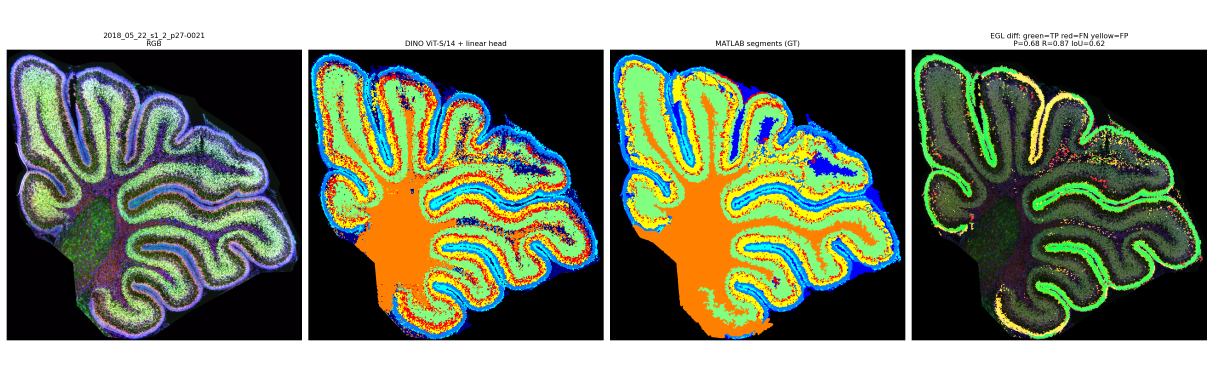
%> input picture python/dino/viz_all/2018_05_22_s1_2_p27-0021_dino_compare.png, 3640 x 1170 px (shown at 1/3 size)
$ octave --eval "result = cerebellum_egl('python/dino/viz_all/2018_05_22_s1_2_p27-0021_dino_compare.png');"   (GNU Octave 9; MATLAB toolbox functions it lacks are replaced by stand-ins)
%> lines starting %> are read from the running program, lines starting %| are printed output that depends on the picture
function egl = cerebellum_egl(dapi)


Is = imread(dapi);
%> Is is the input picture: size 1170x3640x3 uint8; mean R, G, B 122, 129.9, 109.6
%Is = rgb2gray(I);
I = imgaussfilt(Is,4);
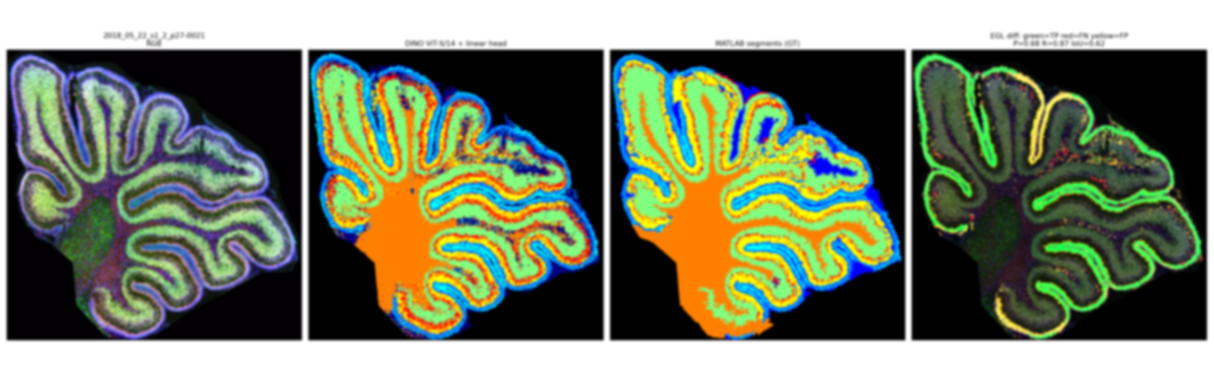
%> I: size 1170x3640x3 uint8 (shown at 1/3 size); mean R, G, B 122, 129.9, 109.6; mean of the top-left, top-right, bottom-left and bottom-right quarters 125, 117, 123.9, 116
h = fspecial('log', [20 20], 0.3);
I = imfilter(I,h,'replicate');
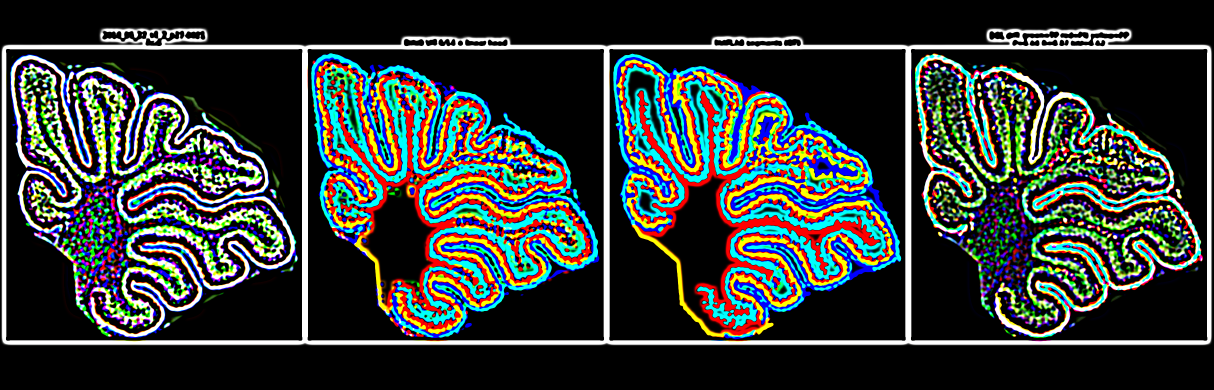
%> I: size 1170x3640x3 uint8 (shown at 1/3 size); mean R, G, B 52, 58.5, 55.9
%test = edge(I,'prewitt', 0.3);
%figure, imshow(test)
bin = imbinarize(I, 'adaptive', 'Sensitivity',0.5);
MN   =fix([6 6]);
se = strel('rectangle', MN);


BWd = imdilate(bin,strel('disk',round(1),0));
BWco = imopen(BWd, se);
%BWco =imfill(BWco,'holes');
BWco = imerode(BWco,strel('disk',round(1),0));
BWco = imopen(BWco, se);
BWco = bwareafilt(BWco,20);
%BWc  = imclose(BWc, se);
%BWco = imopen(BWc, se);
BWl = bwlabel(BWco);
CC = bwconncomp(BWco);

props = regionprops(BWl,'ConvexArea');
idx = ( [props.ConvexArea] > 2000);
BWf = ismember(BWl,find(idx));
BWfl = bwlabel(BWf);

% minimize convex hull area by eliminating

bw = activecontour(I,BWf, 50, 'edge');

coloredLabels = label2rgb (BWfl, 'hsv', 'k', 'shuffle');

figure, imshowpair(imfuse(coloredLabels, Is,'blend'), I, 'montage')
figure, imshowpair(bin, bw, 'montage')

egl = BWfl;


    function area = hull_area(bw)
        CH = bwconvhull(BW)

    end % end hull_area

end % end cerebellum_egl
%> (the run ends here)
